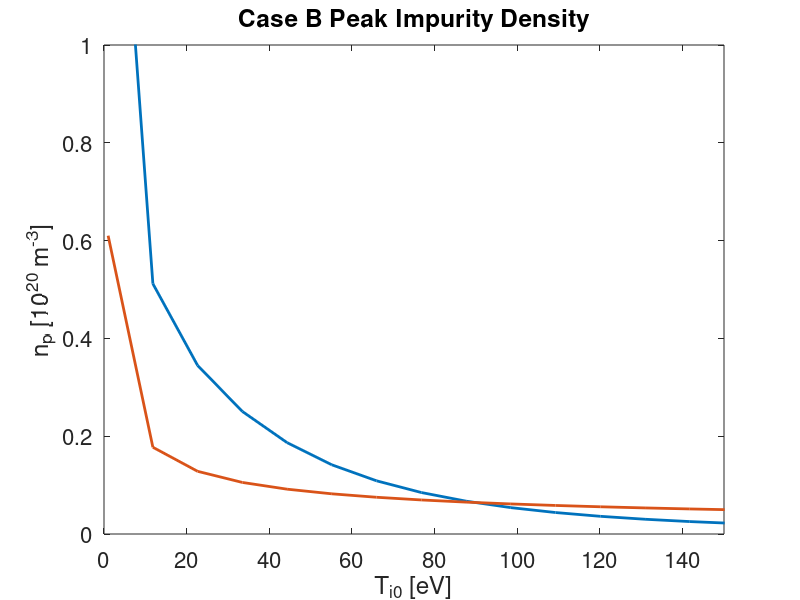

MATLAB code to generate this figure: (Note: this script raises an error after producing the figure.)
clear all
close all

Ti0=linspace(1,1300,121);
m=12;
fcond = 0.1;
k0e=2000;
ne = 1e20;

phi_in = 1.73e23;
vTh = sqrt(Ti0*1.602e-19./m./1.66e-27);
tau_s = m*Ti0.*(Ti0/2).^0.5./(6.8e4*(1+2/m)*ne/1e18*(4^2)*15);
vdiff = vTh.*vTh.*tau_s./.15;
cs = sqrt((2*1.602e-19*Ti0)/2/1.66e-27);
vB = -0.1*sqrt((2*1.602e-19*Ti0)/2/1.66e-27);
mz=12;
mi=2;
Z=4;
sinj = 1.15;
mu = mz/(mz+mi);
Beta_i = 3*(mu+5*sqrt(2)*Z^2*(1.1*mu^(5/2) - 0.35*mu^(3/2)) - 1)/(2.6-2*mu + 5.4*mu^2)
s=sinj;
fcond=0.1;
gamma=7;
n0=1e20;
mz=12;
mD=2
cs0=sqrt(2*Ti0*1.602e-19/mD/1.66e-27);
P=gamma*n0*cs0.*Ti0.*1.602e-19;
a = 7/2*fcond*P/k0e./Ti0.^(7/2);
dTids = Ti0.*(2*a./7./(a*s+1).^(5/7));
% dTids = 1.602e-19*(Ti0).^2.*fcond.*7.*ne.*cs./(1+7/2*fcond.*7.*ne.*cs./k0e./(Ti0).^(5/2)).^(5/7);
vTi = 1.602e-19/1.66e-27/m*Beta_i*tau_s.*dTids;
vpl = vdiff - vB - vTi;
figure(1)
plot(Ti0,phi_in./vpl./1e20,'lineWidth',2)
hold on
plot(Ti0,phi_in./vTh./1e20,'lineWidth',2)
title('Case B Peak Impurity Density')
xlabel('T_{i0} [eV]')
ylabel('n_p [10^{20} m^{-3}]')
axis([0 150 0 1])
set(gca,'fontsize',16)
M = csvread('../SFT-2/caseB-2-Table 1.csv',1,0)
TGITR = M(:,1);
nGITR = M(:,5);
% nGITR_Scatt = M(:,5);
zeroVal = find(nGITR == 0);
% nGITR_noScatt(zeroVal) = [];
nGITR(zeroVal) = [];
TGITR(zeroVal) = [];
hold on
s1=scatter(TGITR,nGITR/nGITR(1)*.4)
s1.MarkerEdgeColor = 'k';
% s=scatter(TGITR,nGITR_Scatt/nGITR_noScatt(1)*.2,'d')
% s.MarkerEdgeColor = 'k';
%legend('\phi_{in}/v_{prompt loss}','\phi_{in}/v_{thermal}','GITR - Drag and Heating', 'GITR - Drag, Heating, Pitch-Angle Scattering')
legend('\phi_{in}/v_{prompt loss}','\phi_{in}/v_{thermal}','GITR')

pbaspect([1 1.25 1])
np=phi_in./vpl;



fcond=0.1;
gamma=7;
n0=1e20;
mz=12;
mD=2
cs0=sqrt(2*Ti0*1.602e-19/mD/1.66e-27);
P=gamma*n0*cs0.*Ti0.*1.602e-19;
k0e=2000;
s = 1.2;
sinj=0.15;
sv=1.2;


FFf = mz*1.66e-27*(0.1*cs0)./Ti0./1.602e-19./tau_s.*(sv-sinj);
Ts_sv = Ti0.*(1+7/2*fcond*P*sv/k0e./Ti0.^(7/2)).^(2/7);
Ts_sinj = Ti0.*(1+7/2*fcond*P*sinj/k0e./Ti0.^(7/2)).^(2/7);
FiGf = (Beta_i-1)*log(Ts_sv/Ts_sinj);
nz_np = exp(-FFf+FiGf);
figure(2)
semilogy(1./(Ti0.^2)*1e4,nz_np.*np.*vTi./1.73e23)
GITR_leak = M(:,7);
TGITR = M(:,1);
zeroVal = find(GITR_leak == 0);
GITR_leak(zeroVal) = [];
TGITR(zeroVal) = [];
hold on
s1=scatter(1./TGITR./TGITR*1e4,GITR_leak)
s1.MarkerEdgeColor = 'k';
% semilogy(1./(Ti0.^2)*1e4,exp(-40000./(Ti0.^2)))
axis([0 3.5 1e-5 1e-2])

xlabel('(T_0 [eV])^{-2} x 10^{-4}')
ylabel('\phi_{leak}/\phi_{in}')
title('Divertor Leakage as a Function of T^{-2}')
set(gca,'fontsize',16)
pbaspect([1 1.25 1])
legend('Simple Fluid Theory','GITR')
% Mi = .1;
% fcond = .1;
% ne=1e20;
% sinj=0.15;
% sv=1.2;
% delta_s = sv-sinj;
% Ti0=linspace(10,130,100);
% tau_s = m*Ti0.*(Ti0/2).^0.5./(6.8e4*(1+2/m)*ne/1e18*(4^2)*15);
% cs = sqrt((2*1.602e-19*Ti0)/2/1.66e-27);
% lambda_par = 1.602e-19*Ti0.*tau_s/mz/1.66e-27./(cs);
% 
% nz_np = exp(-Mi*delta_s./lambda_par.*(1-0.1*fcond/Mi));
% figure(2)
% semilogy(1./(Ti0.^2)*1e4,nz_np)
% % semilogy(1./(Ti0.^2)*1e4,exp(-40000./(Ti0.^2)))
% axis([0 3.5 1e-5 1])
% 
% FFf = mz*1.66e-27*(0.1*vTh)./Ti0./1.602e-19./tau_s.*(sv-sinj);
% FiGf = (Beta_i-1)*log(1);